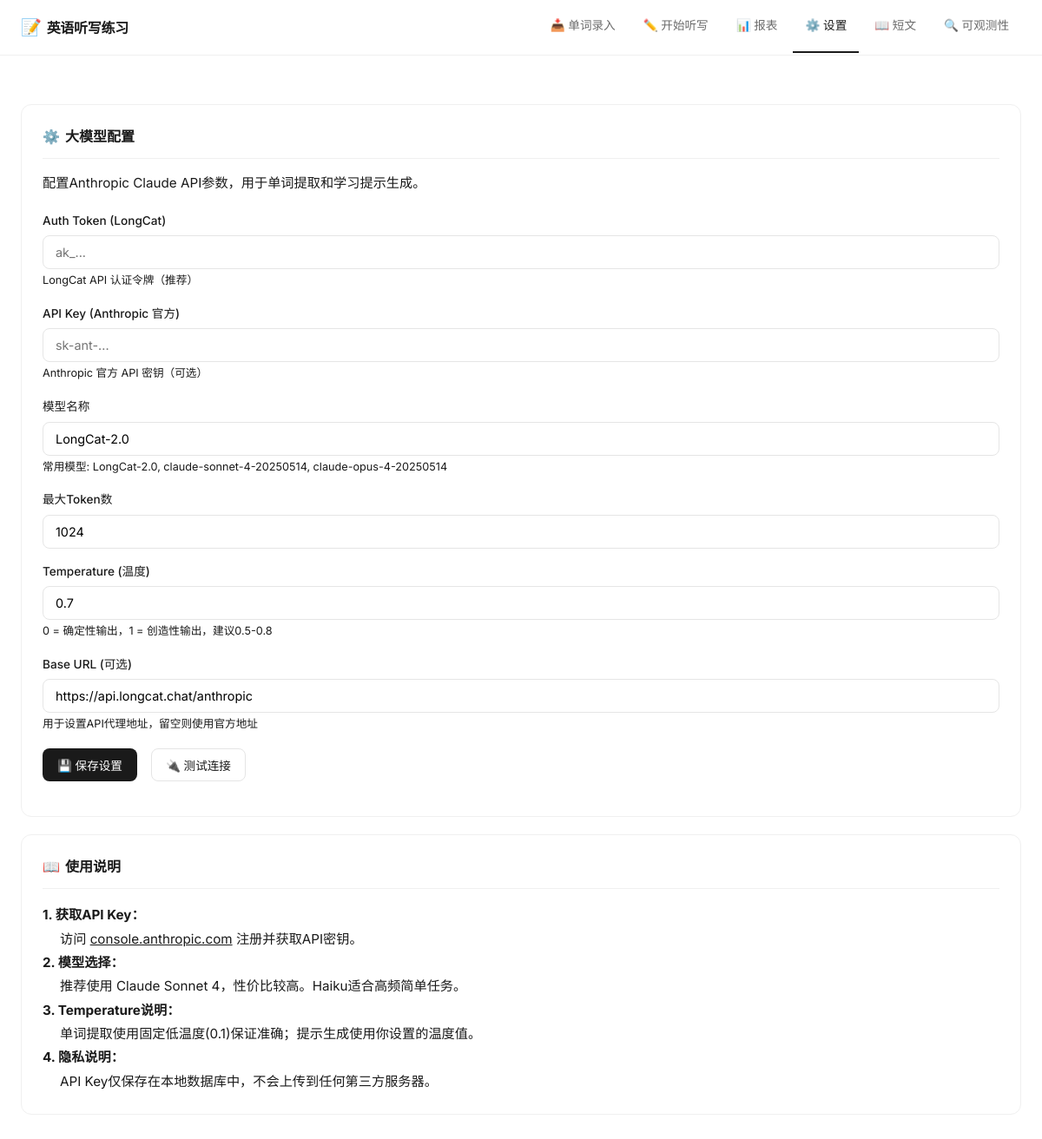
Page /settings on the earlier database version.
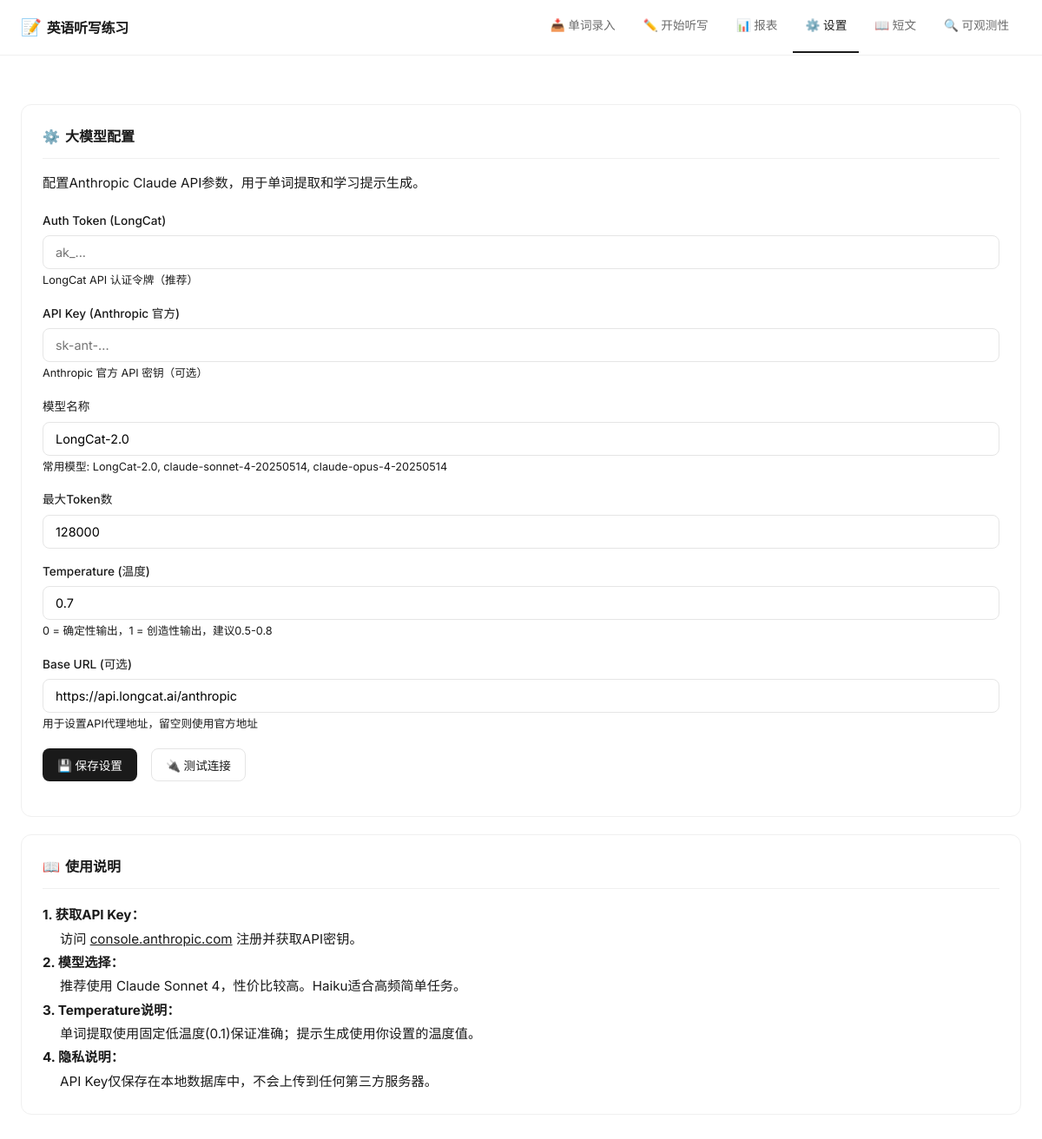
Same page on the later database version.
### tables this page shows
CREATE TABLE llm_providers (
            id INTEGER PRIMARY KEY AUTOINCREMENT,
            name TEXT NOT NULL,
            provider_type TEXT NOT NULL DEFAULT 'openai',
            api_key TEXT DEFAULT '',
            base_url TEXT DEFAULT '',
            model TEXT DEFAULT '',
            max_tokens INTEGER DEFAULT 1024,
            temperature REAL DEFAULT 0.7,
            is_active INTEGER DEFAULT 0,
            created_at TIMESTAMP DEFAULT CURRENT_TIMESTAMP,
            updated_at TIMESTAMP DEFAULT CURRENT_TIMESTAMP
        , auth_token TEXT DEFAULT "");

### platforms/web/app.py (the view)
@app.route('/settings')
def settings():
    llm_settings = get_llm_settings()
    return render_template('settings.html', llm_settings=llm_settings)

### storage/database.py (called while the page is built)
def get_db():
    conn = sqlite3.connect(Config.DATABASE_PATH)
    conn.row_factory = sqlite3.Row
    conn.execute("PRAGMA foreign_keys = ON")
    return conn

def get_active_provider() -> dict:
    conn = get_db()
    row = conn.execute(
        'SELECT * FROM llm_providers WHERE is_active = 1 LIMIT 1'
    ).fetchone()
    conn.close()
    return dict(row) if row else None

def get_llm_settings() -> dict:
    provider = get_active_provider()
    if not provider:
        return {}
    return {
        'api_key': {'value': provider.get('api_key', ''), 'description': 'API Key'},
        'model': {'value': provider.get('model', ''), 'description': '模型名称'},
        'max_tokens': {'value': str(provider.get('max_tokens', 1024)), 'description': '最大Token数'},
        'temperature': {'value': str(provider.get('temperature', 0.7)), 'description': '温度参数'},
        'base_url': {'value': provider.get('base_url', ''), 'description': 'API Base URL'},
        'provider_type': {'value': provider.get('provider_type', 'openai'), 'description': '提供商类型'},
    }

### templates/settings.html (shortened to what this page needs)
{% extends "base.html" %}
{% block content %}
<div class="card">
    <div class="card-header">
        <h2 class="card-title"><span class="icon">⚙️</span>大模型配置</h2>
    </div>
    <p style="color: var(--text-light); margin-bottom: 20px;">
        配置Anthropic Claude API参数，用于单词提取和学习提示生成。
    </p>
    <div class="form-group">
        <label class="form-label">Auth Token (LongCat)</label>
        <input type="password" id="authToken" class="form-control"
            value="{{ llm_settings.get('auth_token', {}).get('value', '') }}"
            placeholder="ak_...">
        <small style="color: var(--text-light);">LongCat API 认证令牌（推荐）</small>
    </div>
    <div class="form-group">
        <label class="form-label">API Key (Anthropic 官方)</label>
        <input type="password" id="apiKey" class="form-control"
            value="{{ llm_settings.get('api_key', {}).get('value', '') }}"
            placeholder="sk-ant-...">
        <small style="color: var(--text-light);">Anthropic 官方 API 密钥（可选）</small>
    </div>
    <div class="form-group">
        <label class="form-label">模型名称</label>
        <input type="text" id="modelName" class="form-control"
            value="{{ llm_settings.get('model', {}).get('value', '') }}"
            placeholder="输入模型名称，如 LongCat-2.0">
        <small style="color: var(--text-light);">常用模型: LongCat-2.0, claude-sonnet-4-20250514, claude-opus-4-20250514</small>
    </div>
    <div class="form-group">
        <label class="form-label">最大Token数</label>
        <input type="number" id="maxTokens" class="form-control"
            value="{{ llm_settings.get('max_tokens', {}).get('value', '') }}"
            min="100" max="4096">
    </div>
    <div class="form-group">
        <label class="form-label">Temperature (温度)</label>
        <input type="number" id="temperature" class="form-control"
            value="{{ llm_settings.get('temperature', {}).get('value', '') }}"
            min="0" max="2" step="0.1">
        <small style="color: var(--text-light);">0 = 确定性输出，1 = 创造性输出，建议0.5-0.8</small>
    </div>
    <div class="form-group">
        <label class="form-label">Base URL (可选)</label>
        <input type="text" id="baseUrl" class="form-control"
            value="{{ llm_settings.get('base_url', {}).get('value', '') }}"
            placeholder="https://api.anthropic.com (留空使用默认)">
        <small style="color: var(--text-light);">用于设置API代理地址，留空则使用官方地址</small>
    </div>
    <div class="flex gap-2">
        <button class="btn btn-primary" onclick="saveSettings()">💾 保存设置</button>
        <button class="btn btn-outline" onclick="testConnection()">🔌 测试连接</button>
    </div>
</div>
<div class="card">
    <div class="card-header">
        <h2 class="card-title"><span class="icon">📖</span>使用说明</h2>
    </div>
    <div style="color: var(--text-light); line-height: 1.8;">
        <p><strong>1. 获取API Key：</strong></p>
        <p style="margin-left: 20px;">访问 <a href="https://console.anthropic.com/" target="_blank" style="color: var(--primary);">console.anthropic.com</a> 注册并获取API密钥。</p>
        <p><strong>2. 模型选择：</strong></p>
        <p style="margin-left: 20px;">推荐使用 Claude Sonnet 4，性价比较高。Haiku适合高频简单任务。</p>
        <p><strong>3. Temperature说明：</strong></p>
        <p style="margin-left: 20px;">单词提取使用固定低温度(0.1)保证准确；提示生成使用你设置的温度值。</p>
        <p><strong>4. 隐私说明：</strong></p>
        <p style="margin-left: 20px;">API Key仅保存在本地数据库中，不会上传到任何第三方服务器。</p>
    </div>
</div>
{% endblock %}

### templates/base.html (shortened to what this page needs)
<!DOCTYPE html>
<html lang="zh-CN">
<head>
    <link rel="stylesheet" href="{{ url_for('static', filename='css/style.css') }}">
</head>
<body>
    <nav class="navbar">
        <div class="container">
            <a href="/" class="logo"><span>📝</span>英语听写练习</a>
            <ul class="nav-links">
                <li><a href="/" class="{% if request.path == '/' %}active{% endif %}">📥 单词录入</a></li>
                <li><a href="/dictation" class="{% if request.path == '/dictation' %}active{% endif %}">✏️ 开始听写</a></li>
                <li><a href="/dashboard" class="{% if request.path == '/dashboard' %}active{% endif %}">📊 报表</a></li>
                <li><a href="/settings" class="{% if request.path == '/settings' %}active{% endif %}">⚙️ 设置</a></li>
                <li><a href="/passages" class="{% if request.path == '/passages' %}active{% endif %}">📖 短文</a></li>
                <li><a href="/observability" class="{% if request.path == '/observability' %}active{% endif %}">🔍 可观测性</a></li>
            </ul>
        </div>
    </nav>
    <main class="main-content">
        <div class="container">
            {% block content %}{% endblock %}
        </div>
    </main>
</body>
</html>

### static/css/style.css (style rules this page uses)
:root { --bg: #ffffff; --bg-secondary: #f7f7f8; --bg-hover: #ececef; --text: #1a1a1a; --text-secondary: #6b6b6b; --text-muted: #9ca3af; --border: #e5e5e5; --border-light: #f0f0f0; --accent: #10a37f; --accent-hover: #0e8e6f; --accent-light: rgba(16, 163, 127, 0.08); --danger: #ef4444; --danger-light: rgba(239, 68, 68, 0.08); --warning: #f59e0b; --warning-light: rgba(245, 158, 11, 0.08); --info: #3b82f6; --info-light: rgba(59, 130, 246, 0.08); --radius: 8px; --radius-lg: 12px; --shadow: 0 1px 3px rgba(0, 0, 0, 0.04); --shadow-md: 0 4px 12px rgba(0, 0, 0, 0.06); }
* { margin: 0; padding: 0; box-sizing: border-box; }
body { font-family: 'Inter', -apple-system, BlinkMacSystemFont, 'Segoe UI', sans-serif; background: var(--bg); color: var(--text); line-height: 1.6; min-height: 100vh; font-size: 0.95rem; -webkit-font-smoothing: antialiased; }
.navbar { background: var(--bg); border-bottom: 1px solid var(--border-light); padding: 0; position: sticky; top: 0; z-index: 100; }
.navbar .container { display: flex; align-items: center; justify-content: space-between; max-width: 1200px; margin: 0 auto; padding: 0 24px; }
.navbar .logo { color: var(--text); font-size: 1rem; font-weight: 600; padding: 16px 0; text-decoration: none; letter-spacing: -0.3px; }
.navbar .logo span { font-size: 1.2rem; margin-right: 6px; }
.nav-links { display: flex; gap: 4px; list-style: none; overflow-x: auto; }
.nav-links a { color: var(--text-secondary); text-decoration: none; padding: 18px 14px; display: block; font-size: 0.85rem; font-weight: 500; transition: color 0.15s; border-bottom: 2px solid transparent; white-space: nowrap; }
.nav-links a.active { color: var(--text); border-bottom-color: var(--text); }
.container { max-width: 1200px; margin: 0 auto; padding: 24px; }
.main-content { padding: 32px 0; }
.card { background: var(--bg); border-radius: var(--radius-lg); border: 1px solid var(--border-light); padding: 24px; margin-bottom: 20px; }
.card-header { display: flex; align-items: center; justify-content: space-between; margin-bottom: 16px; padding-bottom: 12px; border-bottom: 1px solid var(--border-light); }
.card-title { font-size: 1rem; color: var(--text); font-weight: 600; }
.card-title .icon { margin-right: 6px; }
.btn { display: inline-flex; align-items: center; gap: 6px; padding: 8px 16px; border: 1px solid transparent; border-radius: var(--radius); font-size: 0.85rem; font-weight: 500; cursor: pointer; transition: all 0.15s; text-decoration: none; font-family: inherit; }
.btn-primary { background: var(--text); color: white; }
.btn-outline { background: transparent; border-color: var(--border); color: var(--text); }
.form-group { margin-bottom: 16px; }
.form-label { display: block; font-weight: 500; margin-bottom: 6px; color: var(--text); font-size: 0.85rem; }
.form-control { width: 100%; padding: 10px 14px; border: 1px solid var(--border); border-radius: var(--radius); font-size: 0.9rem; transition: all 0.15s; background: var(--bg); font-family: inherit; }
.flex { display: flex; }
.gap-2 { gap: 16px; }

Differences in the rows shown:
changed llm_providers "LongCat-2.0": get "https://api.longcat.chat/anthropic" → "https://api.longcat.ai/anthropic"
Other differences:
form field get: "1024" → "128000"
